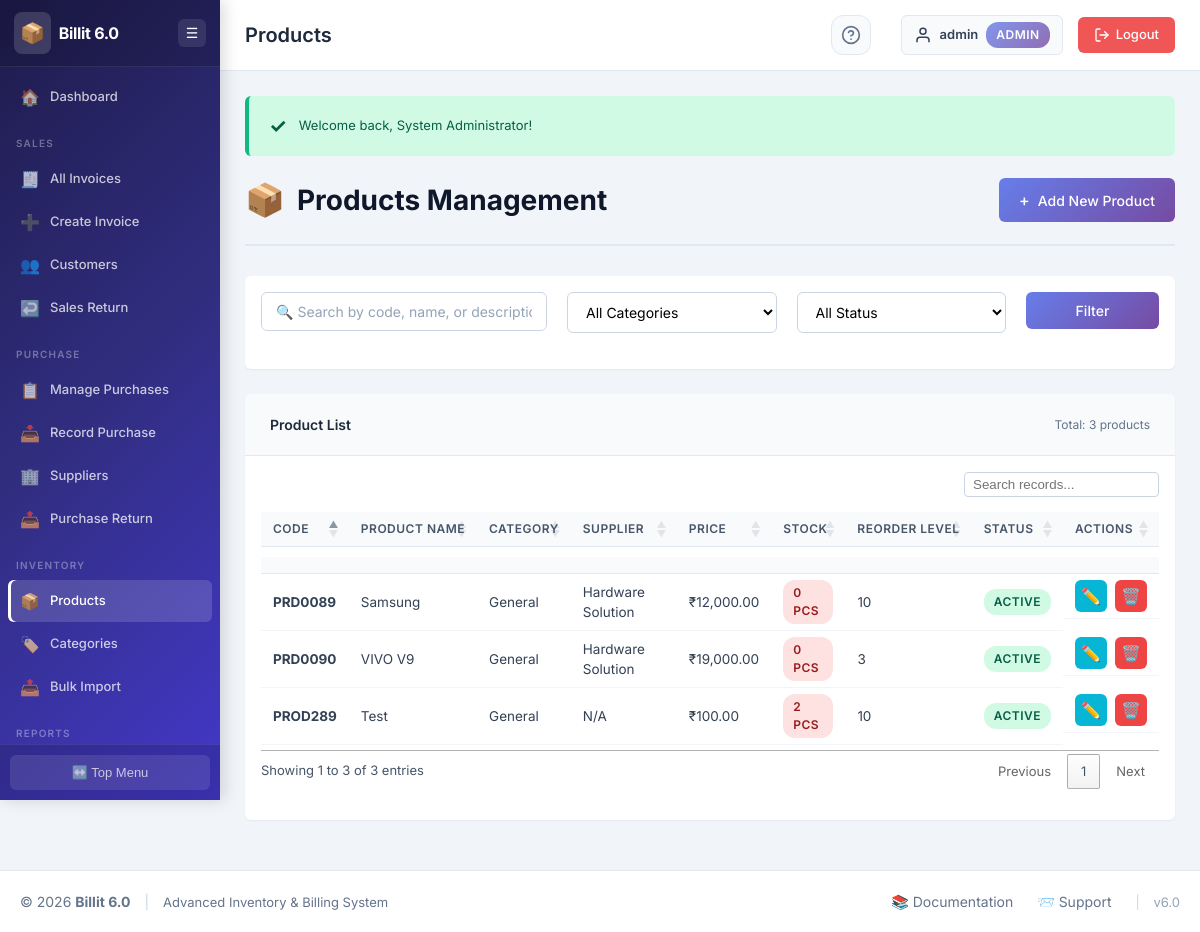
Page /products/products.php (signed in) on the committed database.
### tables this page shows
CREATE TABLE `products` (
  `product_id` int(11) NOT NULL,
  `product_code` varchar(50) NOT NULL,
  `product_name` varchar(200) NOT NULL,
  `hsn_code` varchar(20) DEFAULT NULL,
  `description` text DEFAULT NULL,
  `category_id` int(11) NOT NULL,
  `supplier_id` int(11) DEFAULT NULL,
  `unit_price` decimal(10,2) NOT NULL DEFAULT 0.00,
  `gst_rate` decimal(5,2) NOT NULL DEFAULT 18.00,
  `quantity_in_stock` int(11) NOT NULL DEFAULT 0,
  `reorder_level` int(11) NOT NULL DEFAULT 10,
  `unit_of_measure` varchar(20) DEFAULT 'pcs',
  `tracking_type` enum('none','batch','serial') NOT NULL DEFAULT 'none',
  `status` enum('active','inactive','discontinued') NOT NULL DEFAULT 'active',
  `created_at` timestamp NOT NULL DEFAULT current_timestamp(),
  `updated_at` timestamp NOT NULL DEFAULT current_timestamp() ON UPDATE current_timestamp()
);

CREATE TABLE `categories` (
  `category_id` int(11) NOT NULL,
  `category_name` varchar(100) NOT NULL,
  `description` text DEFAULT NULL,
  `status` enum('active','inactive') NOT NULL DEFAULT 'active',
  `created_at` timestamp NOT NULL DEFAULT current_timestamp(),
  `updated_at` timestamp NOT NULL DEFAULT current_timestamp() ON UPDATE current_timestamp()
);

CREATE TABLE `suppliers` (
  `supplier_id` int(11) NOT NULL,
  `supplier_name` varchar(100) NOT NULL,
  `contact_person` varchar(100) DEFAULT NULL,
  `email` varchar(100) DEFAULT NULL,
  `phone` varchar(20) DEFAULT NULL,
  `address` text DEFAULT NULL,
  `city` varchar(50) DEFAULT NULL,
  `country` varchar(50) DEFAULT NULL,
  `status` enum('active','inactive') NOT NULL DEFAULT 'active',
  `created_at` timestamp NOT NULL DEFAULT current_timestamp(),
  `updated_at` timestamp NOT NULL DEFAULT current_timestamp() ON UPDATE current_timestamp()
);

### products/products.php (the view, shortened to what this page needs)
<?php
require_once '../includes/header.php';
$search_term = '';
$query = "SELECT p.*, c.category_name, s.supplier_name
          FROM products p
          INNER JOIN categories c ON p.category_id = c.category_id
          LEFT JOIN suppliers s ON p.supplier_id = s.supplier_id
          WHERE 1=1";
$query .= " ORDER BY p.product_name ASC";
$products_result = db_query($connection, $query);
?>
<div class="page-header">
    <h2 class="page-title">
        <span class="page-icon">📦</span>
        Products Management
    </h2>
    <div class="page-actions">
        <a href="add_product.php" class="btn btn-primary">
            <span class="btn-icon">+</span>
            Add New Product
        </a>
    </div>
</div>
<div class="card">
    <div class="card-body">
        <form method="GET" action="<?php echo htmlspecialchars($_SERVER['PHP_SELF']); ?>" class="filter-form">
            <div class="form-row">
                <div class="form-group col-md-4">
                    <input
                        type="text"
                        name="search"
                        class="form-control"
                        placeholder="🔍 Search by code, name, or description..."
                        value="<?php echo escape_html($search_term); ?>"
                    >
                </div>
                <div class="form-group col-md-3">
                    <select name="category" class="form-control">
                        <option value="">All Categories</option>
                    </select>
                </div>
                <div class="form-group col-md-3">
                    <select name="status" class="form-control">
                        <option value="">All Status</option>
                    </select>
                </div>
                <div class="form-group col-md-2">
                    <button type="submit" class="btn btn-primary btn-block">Filter</button>
                </div>
            </div>
        </form>
    </div>
</div>
<div class="card">
    <div class="card-header">
        <h3 class="card-title">Product List</h3>
        <span class="card-subtitle">
            Total: <?php echo mysqli_num_rows($products_result); ?> products
        </span>
    </div>
    <div class="card-body">
        <div class="table-responsive">
            <table class="data-table">
                <thead>
                    <tr>
                        <th>Code</th>
                        <th>Product Name</th>
                        <th>Category</th>
                        <th>Supplier</th>
                        <th>Price</th>
                        <th>Stock</th>
                        <th>Reorder Level</th>
                        <th>Status</th>
                        <th>Actions</th>
                    </tr>
                </thead>
                <tbody>
                    <?php if ($products_result && mysqli_num_rows($products_result) > 0): ?>
                        <?php while ($product = mysqli_fetch_assoc($products_result)): ?>
                            <?php
                            $stock_class = 'success';
                            if ($product['quantity_in_stock'] <= $product['reorder_level']) {
                                $stock_class = 'danger';
                            } elseif ($product['quantity_in_stock'] <= ($product['reorder_level'] * 1.5)) {
                                $stock_class = 'warning';
                            }
                            ?>
                            <tr>
                                <td><strong><?php echo escape_html($product['product_code']); ?></strong></td>
                                <td><?php echo escape_html($product['product_name']); ?></td>
                                <td><?php echo escape_html($product['category_name']); ?></td>
                                <td><?php echo escape_html($product['supplier_name'] ?? 'N/A'); ?></td>
                                <td><?php echo format_currency($product['unit_price']); ?></td>
                                <td>
                                    <span class="badge badge-<?php echo $stock_class; ?>">
                                        <?php echo $product['quantity_in_stock']; ?> <?php echo escape_html($product['unit_of_measure']); ?>
                                    </span>
                                </td>
                                <td><?php echo $product['reorder_level']; ?></td>
                                <td>
                                    <span class="badge badge-<?php echo $product['status']; ?>">
                                        <?php echo ucfirst($product['status']); ?>
                                    </span>
                                </td>
                                <td class="actions">
                                    <a href="edit_product.php?id=<?php echo $product['product_id']; ?>"
                                       class="btn-action btn-edit"
                                       title="Edit">
                                        ✏️
                                    </a>
                                    <a href="delete_product.php?id=<?php echo $product['product_id']; ?>"
                                       class="btn-action btn-delete"
                                       title="Delete"
                                       onclick="return confirmDelete('Are you sure you want to delete this product?');">
                                        🗑️
                                    </a>
                                </td>
                            </tr>
                        <?php endwhile; ?>
                    <?php else: ?>
                        <tr>
                            <td colspan="9" class="text-center">No products found.</td>
                        </tr>
                    <?php endif; ?>
                </tbody>
            </table>
        </div>
    </div>
</div>
<?php
require_once '../includes/footer.php';
?>

### assets/css/style.css (style rules this page uses)
* { margin: 0; padding: 0; box-sizing: border-box; }
:root { --primary-color: #4f46e5; --primary-dark: #4338ca; --primary-light: #6366f1; --secondary-color: #64748b; --success-color: #10b981; --warning-color: #f59e0b; --danger-color: #ef4444; --info-color: #06b6d4; --gray-50: #f8fafc; --gray-100: #f1f5f9; --gray-200: #e2e8f0; --gray-300: #cbd5e1; --gray-400: #94a3b8; --gray-500: #64748b; --gray-600: #475569; --gray-700: #334155; --gray-800: #1e293b; --gray-900: #0f172a; --header-height: 56px; --footer-height: 48px; --sidebar-width: 220px; --sidebar-collapsed-width: 60px; --border-radius: 6px; --box-shadow: 0 1px 2px 0 rgba(0, 0, 0, 0.05); --box-shadow-lg: 0 4px 6px -1px rgba(0, 0, 0, 0.1), 0 2px 4px -1px rgba(0, 0, 0, 0.06); --font-family: 'Inter', -apple-system, BlinkMacSystemFont, 'Segoe UI', Roboto, sans-serif; }
body { font-family: var(--font-family); font-size: 13px; line-height: 1.5; color: var(--gray-700); background-color: #f1f5f9; min-height: 100vh; display: flex; flex-direction: column; }
.page-header { display: flex; justify-content: space-between; align-items: center; margin-bottom: 30px; padding-bottom: 20px; border-bottom: 2px solid var(--gray-200); }
.page-title { font-size: 28px; font-weight: 700; color: var(--gray-900); display: flex; align-items: center; gap: 12px; }
.page-icon { font-size: 32px; }
.page-actions { display: flex; gap: 10px; }
.card { background: white; border-radius: var(--border-radius); box-shadow: var(--box-shadow); margin-bottom: 25px; overflow: hidden; }
.card-header { padding: 20px 25px; background: var(--gray-50); border-bottom: 1px solid var(--gray-200); display: flex; justify-content: space-between; align-items: center; }
.card-title { font-size: 14px; font-weight: 600; color: var(--gray-800); }
.card-subtitle { font-size: 12px; color: var(--gray-500); }
.card-body { padding: 16px; }
.form-row { display: grid; grid-template-columns: repeat(auto-fit, minmax(200px, 1fr)); gap: 20px; margin-bottom: 0; }
.form-group { margin-bottom: 20px; }
.form-group.col-md-2 { grid-column: span 1; }
.form-group.col-md-3 { grid-column: span 1; }
.form-group.col-md-4 { grid-column: span 1; }
@media (min-width: 768px) { .form-row { grid-template-columns: repeat(12, 1fr); } }
@media (min-width: 768px) { .form-group.col-md-2 { grid-column: span 2; } }
@media (min-width: 768px) { .form-group.col-md-3 { grid-column: span 3; } }
@media (min-width: 768px) { .form-group.col-md-4 { grid-column: span 4; } }
.form-control { width: 100%; padding: 10px 14px; border: 1px solid var(--gray-300); border-radius: 6px; font-size: 14px; font-family: var(--font-family); transition: all 0.2s ease; background: white; }
.form-control::placeholder { color: var(--gray-400); }
select.form-control { cursor: pointer; }
.filter-form .form-row { margin-bottom: 0; }
.btn { display: inline-flex; align-items: center; gap: 8px; padding: 10px 20px; border: none; border-radius: 6px; font-size: 14px; font-weight: 500; font-family: var(--font-family); cursor: pointer; text-decoration: none; transition: all 0.3s ease; white-space: nowrap; }
.btn-icon { font-size: 16px; }
.btn-primary { background: linear-gradient(135deg, #667eea 0%, #764ba2 100%); color: white; }
.btn-block { width: 100%; justify-content: center; }
.actions { display: flex; gap: 8px; }
.btn-action { display: inline-flex; align-items: center; justify-content: center; width: 32px; height: 32px; border-radius: 6px; text-decoration: none; font-size: 16px; transition: all 0.2s ease; }
.btn-edit { background: var(--info-color); color: white; }
.btn-delete { background: var(--danger-color); color: white; }
.table-responsive { overflow-x: auto; }
.data-table { width: 100%; border-collapse: collapse; font-size: 14px; }
.data-table thead { background: var(--gray-100); }
.data-table th { padding: 12px 15px; text-align: left; font-weight: 600; color: var(--gray-700); border-bottom: 2px solid var(--gray-300); white-space: nowrap; }
.data-table td { padding: 12px 15px; border-bottom: 1px solid var(--gray-200); }
.data-table tbody tr { transition: background 0.2s ease; }
.badge { display: inline-block; padding: 4px 10px; border-radius: 12px; font-size: 12px; font-weight: 600; text-transform: uppercase; letter-spacing: 0.5px; }
.badge-active { background: #d1fae5; color: #065f46; }
.badge-danger { background: #fee2e2; color: #991b1b; }

### rows in the picture
products: product_code "PRD0089", product_name "Samsung", category.category_name "General", supplier.supplier_name "Hardware Solution", unit_price "₹12,000.00", quantity_in_stock "0", unit_of_measure "PCS", reorder_level "10", status "ACTIVE"
products: product_code "PROD289", product_name "Test", category.category_name "General", supplier_name "N/A", unit_price "₹100.00", quantity_in_stock "2", unit_of_measure "PCS", reorder_level "10", status "ACTIVE"
products: product_code "PRD0090", product_name "VIVO V9", category.category_name "General", supplier.supplier_name "Hardware Solution", unit_price "₹19,000.00", quantity_in_stock "0", unit_of_measure "PCS", reorder_level "3", status "ACTIVE"

### other values in the picture
APP_NAME "Billit 6.0"
$page_title "Products"
escape_html($current_user) "admin"
$current_role "ADMIN"
$message "Welcome back, System Administrator!"
mysqli_num_rows($products_result) "3"
APP_VERSION "6.0"
